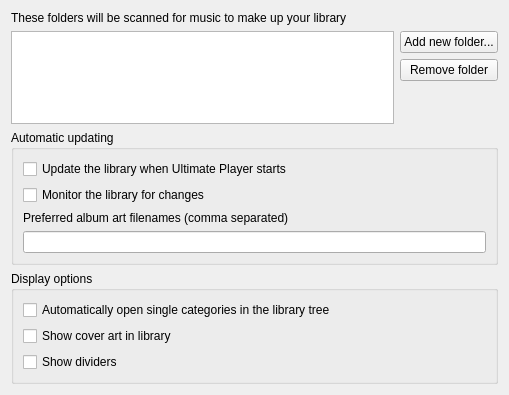
<?xml version="1.0" encoding="UTF-8"?>
<ui version="4.0">
 <class>LibraryConfig</class>
 <widget class="QWidget" name="LibraryConfig">
  <property name="geometry">
   <rect>
    <x>0</x>
    <y>0</y>
    <width>509</width>
    <height>395</height>
   </rect>
  </property>
  <layout class="QVBoxLayout" name="verticalLayout_3">
   <item>
    <widget class="QLabel" name="label">
     <property name="text">
      <string>These folders will be scanned for music to make up your library</string>
     </property>
    </widget>
   </item>
   <item>
    <layout class="QHBoxLayout" name="horizontalLayout">
     <item>
      <widget class="QListView" name="list">
       <property name="iconSize">
        <size>
         <width>16</width>
         <height>16</height>
        </size>
       </property>
       <property name="uniformItemSizes">
        <bool>true</bool>
       </property>
      </widget>
     </item>
     <item>
      <layout class="QVBoxLayout" name="verticalLayout">
       <item>
        <widget class="QPushButton" name="add">
         <property name="text">
          <string>Add new folder...</string>
         </property>
         <property name="flat">
          <bool>false</bool>
         </property>
        </widget>
       </item>
       <item>
        <widget class="QPushButton" name="remove">
         <property name="text">
          <string>Remove folder</string>
         </property>
        </widget>
       </item>
       <item>
        <spacer name="verticalSpacer">
         <property name="orientation">
          <enum>Qt::Vertical</enum>
         </property>
         <property name="sizeHint" stdset="0">
          <size>
           <width>20</width>
           <height>40</height>
          </size>
         </property>
        </spacer>
       </item>
      </layout>
     </item>
    </layout>
   </item>
   <item>
    <widget class="QGroupBox" name="groupBox_2">
     <property name="title">
      <string>Automatic updating</string>
     </property>
     <layout class="QVBoxLayout" name="verticalLayout_4">
      <item>
       <widget class="QCheckBox" name="startup_scan">
        <property name="text">
         <string>Update the library when Ultimate Player starts</string>
        </property>
       </widget>
      </item>
      <item>
       <widget class="QCheckBox" name="monitor">
        <property name="text">
         <string>Monitor the library for changes</string>
        </property>
       </widget>
      </item>
      <item>
       <widget class="QLabel" name="label_2">
        <property name="text">
         <string>Preferred album art filenames (comma separated)</string>
        </property>
       </widget>
      </item>
      <item>
       <widget class="QLineEdit" name="cover_art_patterns">
        <property name="toolTip">
         <string>When looking for album art Clementine will first look for picture files that contain one of these words.
If there are no matches then it will use the largest image in the directory.</string>
        </property>
       </widget>
      </item>
     </layout>
    </widget>
   </item>
   <item>
    <widget class="QGroupBox" name="groupBox">
     <property name="title">
      <string>Display options</string>
     </property>
     <layout class="QVBoxLayout" name="verticalLayout_2">
      <item>
       <widget class="QCheckBox" name="auto_open">
        <property name="text">
         <string>Automatically open single categories in the library tree</string>
        </property>
       </widget>
      </item>
      <item>
       <widget class="QCheckBox" name="pretty_covers">
        <property name="text">
         <string>Show cover art in library</string>
        </property>
       </widget>
      </item>
      <item>
       <widget class="QCheckBox" name="show_dividers">
        <property name="text">
         <string>Show dividers</string>
        </property>
       </widget>
      </item>
     </layout>
    </widget>
   </item>
  </layout>
 </widget>
 <tabstops>
  <tabstop>list</tabstop>
  <tabstop>add</tabstop>
  <tabstop>remove</tabstop>
 </tabstops>
 <resources/>
 <connections/>
</ui>
